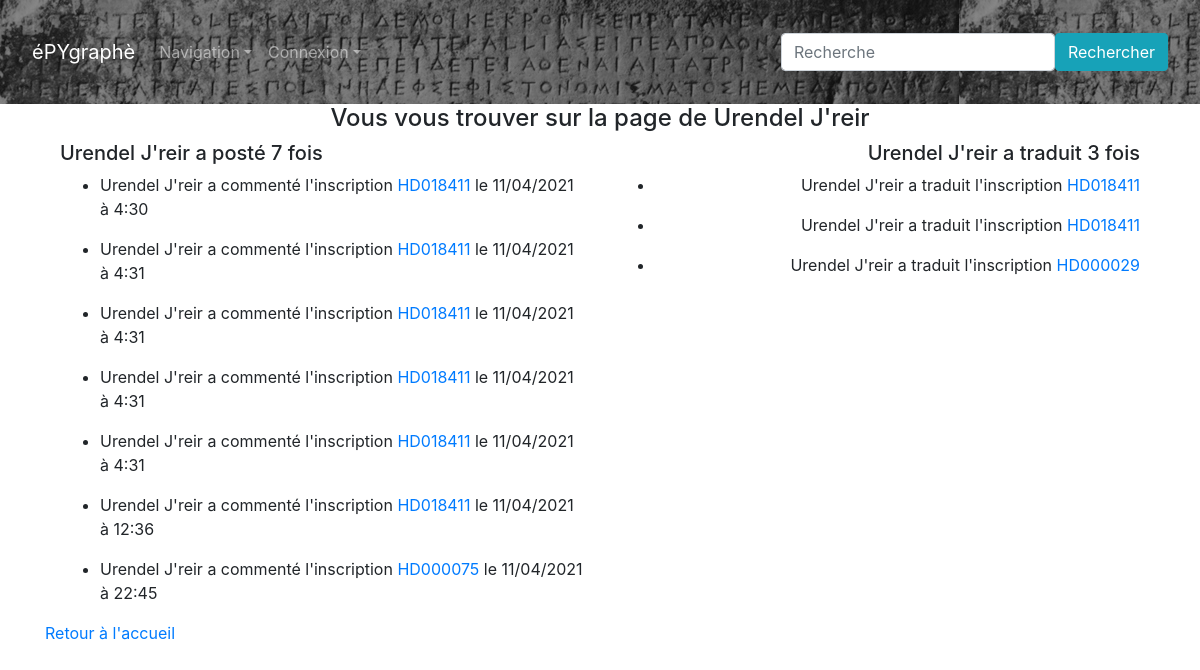
The page /user/1 on the database as committed earlier.
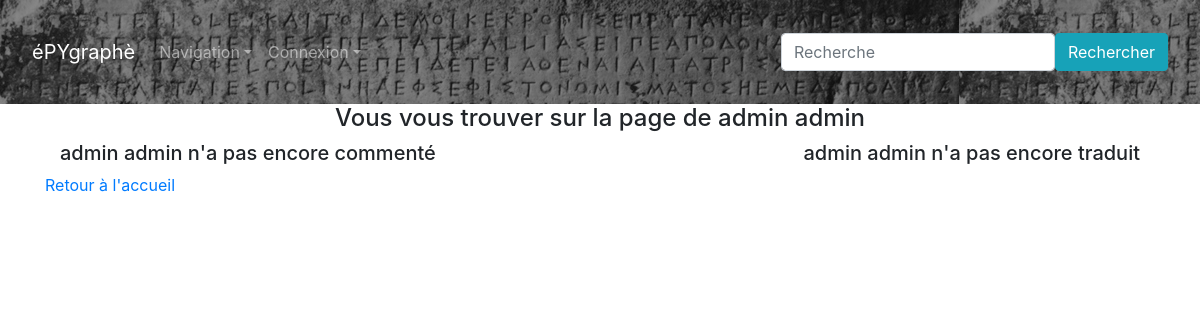
The same page on the database as committed later.
### Epygraphe/models/utilisateur.py (models this page shows, shortened)
class User(UserMixin, db.Model):
    user_id = db.Column(db.Integer, unique=True, nullable=False, primary_key=True, autoincrement=True)
    user_prenom = db.Column(db.Text, nullable=False)
    user_nom = db.Column(db.Text, nullable=False)
    user_login = db.Column(db.String(45), nullable=False, unique=True)
    user_email = db.Column(db.Text, nullable=False)
    user_password = db.Column(db.String(45), nullable=False)
    user_is_admin = db.Column(db.Boolean, default=False)
    user_is_mod = db.Column(db.Boolean, default=False)
    user_last_seen = db.Column(db.DateTime)
    comments = db.relationship("Comment", back_populates="user")
    versions = db.relationship("Version", back_populates="user")

### Epygraphe/models/commentaire.py (models this page shows, shortened)
class Comment(db.Model):
    comment_id = db.Column(db.Integer, nullable=True, autoincrement=True, primary_key=True)
    comment_inscription_id = db.Column(db.Integer, db.ForeignKey('inscription.inscription_id'))
    comment_user_id = db.Column(db.Integer, db.ForeignKey('user.user_id'))
    comment_date = db.Column(db.DateTime, default=datetime.datetime.utcnow)
    comment_text = db.Column(db.Text)
    user = db.relationship("User", back_populates="comments", lazy='subquery')
    inscription = db.relationship("Inscription", back_populates="comments", lazy='subquery')

### Epygraphe/models/inscription.py (models this page shows, shortened)
class Inscription(db.Model):
    inscription_id = db.Column(db.Integer, unique=True, nullable=False, primary_key=True, autoincrement=True)
    inscription_texte = db.Column(db.Text)
    inscription_lieu = db.Column(db.String(45))
    inscription_no_hd = db.Column(db.String(6))
    inscription_language = db.Column(db.String(45))
    inscription_type = db.Column(db.String(45))
    inscription_date = db.Column(db.String(45))
    comments = db.relationship("Comment", back_populates="inscription")
    versions = db.relationship("Version", back_populates="inscription")

### Epygraphe/models/version.py (models this page shows, shortened)
class Version(db.Model):
    version_id = db.Column(db.Integer, unique=True, nullable=False, primary_key=True, autoincrement=True)
    version_text = db.Column(db.Text)
    version_inscription_id = db.Column(db.Integer, db.ForeignKey('inscription.inscription_id'))
    version_user_id = db.Column(db.Integer, db.ForeignKey('user.user_id'))
    user = db.relationship("User", back_populates="versions")
    inscription = db.relationship("Inscription", back_populates="versions")

### Epygraphe/routes/routes.py (the view)
@app.route("/user/<int:user_id>", methods=["POST", "GET"])
def utilisateur(user_id):
    unique_user = User.query.get(user_id)
    liste_traduction = unique_user.versions
    liste_commentaire = unique_user.comments
    if request.method == "POST":
        statut, donnees = unique_user.update(
            login=request.form.get("login", None),
            email=request.form.get("email", None),
            nom=request.form.get("nom", None),
            prenom=request.form.get("prenom", None),
            password=request.form.get("motdepasse", None)
        )
        if statut is True:
            flash("Vos informations personnelles ont bien été mises à jour", "success")
            return redirect(user_id)
        else:
            flash("Les erreurs suivantes ont été rencontrées : " + ",".join(donnees), "error")
            return redirect(user_id)
    else:
        return render_template(
            "pages/user.html",
            user=unique_user,
            title=TITRE_SITE,
            image=IMAGE_SITE,
            commentaires=liste_commentaire,
            traductions=liste_traduction
        )

### Epygraphe/templates/pages/user.html (shortened to what this page needs)
{% extends "conteneur.html" %}
{% block corps %}
    {% if user %}
        <h4 class="text-center">Vous vous trouver sur la page de {{user.user_prenom}} {{user.user_nom}}</h4>
            <div class="container-fluid">
                <div class="row">
                    <div class="col text-left">
                        {% if commentaires %}
                            <h5>{{user.user_prenom}} {{user.user_nom}} a posté {{commentaires|length}} fois</h5>
                            <ul>
                                {% for commentaire in commentaires %}
                                    <li><p>{{user.user_prenom}} {{user.user_nom}} a commenté l'inscription <a href="{{url_for('item', inscription_id=commentaire.inscription.inscription_id)}}">{{commentaire.inscription.inscription_no_hd}}</a> le {{commentaire.comment_date.strftime("%d/%m/%Y à %k:%M")}}</p></li>
                                {% endfor %}
                            </ul>
                        {% else %}
                            <h5>{{user.user_prenom}} {{user.user_nom}} n'a pas encore commenté</h5>
                        {% endif %}
                    </div>
                    <div class="col text-right">
                        {% if traductions %}
                            <h5>{{user.user_prenom}} {{user.user_nom}} a traduit {{traductions|length}} fois</h5>
                            <ul>
                                {% for traduction in traductions %}
                                    <li><p>{{user.user_prenom}} {{user.user_nom}} a traduit l'inscription <a href="{{url_for('item', inscription_id=traduction.inscription.inscription_id)}}">{{traduction.inscription.inscription_no_hd}}</a></p></l>
                                {% endfor %}
                            </ul>
                        {% else %}
                            <h5>{{user.user_prenom}} {{user.user_nom}} n'a pas encore traduit</h5>
                        {% endif %}
                    </div>
                </div>
            </div>
    {% else %}
        <p>La base de données est en cours de constitution</p>
    {% endif %}
    <p><a href="{{url_for('accueil')}}">Retour à l'accueil</a></p>
{% endblock %}

Rows that differ between the two databases and show on the page:
removed Comment: {{ user.user_prenom }} "Urendel", {{ user.user_nom }} "J'reir", inscription.inscription_no_hd "HD018411", comment_date "11/04/2021 à 4:30"
removed Comment: {{ user.user_prenom }} "Urendel", {{ user.user_nom }} "J'reir", inscription.inscription_no_hd "HD018411", comment_date "11/04/2021 à 4:31"
removed Comment: {{ user.user_prenom }} "Urendel", {{ user.user_nom }} "J'reir", inscription.inscription_no_hd "HD018411", comment_date "11/04/2021 à 4:31"
removed Comment: {{ user.user_prenom }} "Urendel", {{ user.user_nom }} "J'reir", inscription.inscription_no_hd "HD018411", comment_date "11/04/2021 à 4:31"
removed Comment: {{ user.user_prenom }} "Urendel", {{ user.user_nom }} "J'reir", inscription.inscription_no_hd "HD018411", comment_date "11/04/2021 à 4:31"
removed Comment: {{ user.user_prenom }} "Urendel", {{ user.user_nom }} "J'reir", inscription.inscription_no_hd "HD018411", comment_date "11/04/2021 à 12:36"
removed Comment: {{ user.user_prenom }} "Urendel", {{ user.user_nom }} "J'reir", inscription.inscription_no_hd "HD000075", comment_date "11/04/2021 à 22:45"
removed Version: {{ user.user_prenom }} "Urendel", {{ user.user_nom }} "J'reir", inscription.inscription_no_hd "HD018411"
removed Version: {{ user.user_prenom }} "Urendel", {{ user.user_nom }} "J'reir", inscription.inscription_no_hd "HD018411"
removed Version: {{ user.user_prenom }} "Urendel", {{ user.user_nom }} "J'reir", inscription.inscription_no_hd "HD000029"
changed User: user_prenom "Urendel" → "admin"; user_nom "J'reir" → "admin"
Other text that changed with them:
{{ commentaires|length }}: "7" → (not shown)
{{ traductions|length }}: "3" → (not shown)
text no longer shown: "a posté fois a traduit fois"
text now shown: "n'a pas encore commenté n'a pas encore traduit"
